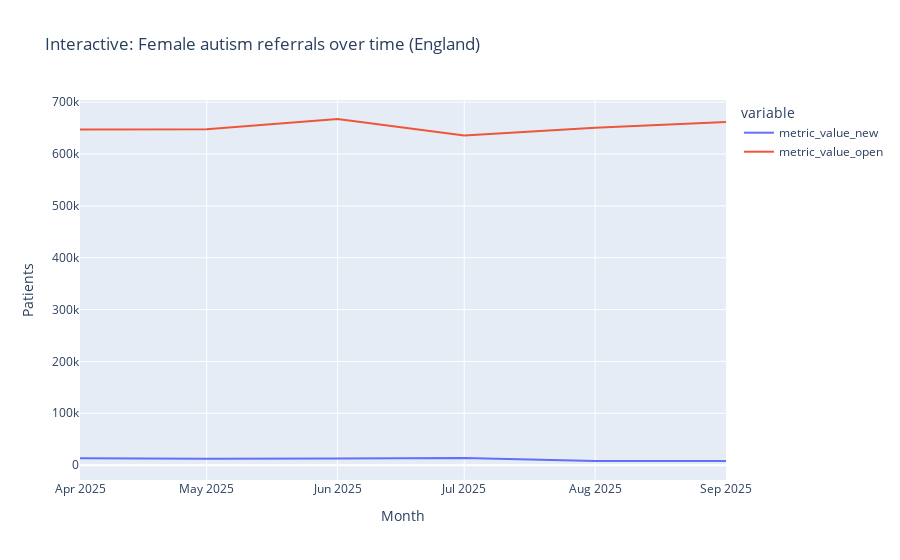

This figure's notebook cell:
### Code cell
# Interactive Dashboard 

import plotly.express as px
from pathlib import Path

Path("reports").mkdir(exist_ok=True)

fig = px.line(
    female_trends,
    x="month",
    y=["metric_value_new", "metric_value_open"],
    title="Interactive: Female autism referrals over time (England)",
    labels={"value": "Patients", "month": "Month"}
)

fig.show()
fig.write_html("reports/female_autism_dashboard.html", include_plotlyjs="cdn")
print("✅ Saved to reports/female_autism_dashboard.html")

### Figure 1 — Plotly figure (JSON) as saved in the notebook; plotly's stock layout.template omitted (floating-point values rounded to 4 significant figures)
{"data": [{"hovertemplate": "variable=metric_value_new<br>Month=%{x}<br>Patients=%{y}<extra></extra>", "legendgroup": "metric_value_new", "line": {"color": "#636efa", "dash": "solid"}, "marker": {"symbol": "circle"}, "mode": "lines", "name": "metric_value_new", "orientation": "v", "showlegend": true, "type": "scatter", "x": ["2025-04", "2025-05", "2025-06", "2025-07", "2025-08", "2025-09"], "xaxis": "x", "y": [13390, 12240, 12965, 13570, 7980, 8145], "yaxis": "y"}, {"hovertemplate": "variable=metric_value_open<br>Month=%{x}<br>Patients=%{y}<extra></extra>", "legendgroup": "metric_value_open", "line": {"color": "#EF553B", "dash": "solid"}, "marker": {"symbol": "circle"}, "mode": "lines", "name": "metric_value_open", "orientation": "v", "showlegend": true, "type": "scatter", "x": ["2025-04", "2025-05", "2025-06", "2025-07", "2025-08", "2025-09"], "xaxis": "x", "y": [647121, 647750, 667560, 635902, 650611, 661999], "yaxis": "y"}], "layout": {"legend": {"title": {"text": "variable"}, "tracegroupgap": 0}, "title": {"text": "Interactive: Female autism referrals over time (England)"}, "xaxis": {"anchor": "y", "domain": [0, 1], "title": {"text": "Month"}}, "yaxis": {"anchor": "x", "domain": [0, 1], "title": {"text": "Patients"}}}}
